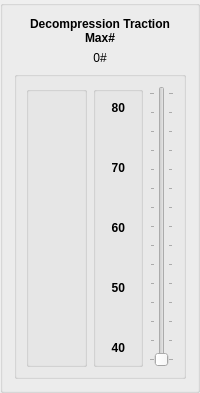
        <widget class="QGroupBox" name="groupBox_82">
         <property name="maximumSize">
          <size>
           <width>350</width>
           <height>16777215</height>
          </size>
         </property>
         <property name="title">
          <string/>
         </property>
         <layout class="QVBoxLayout" name="verticalLayout_74">
          <item>
           <widget class="QLabel" name="axialPressureTitleLbl_8">
            <property name="font">
             <font>
              <family>Arial</family>
              <weight>75</weight>
              <bold>true</bold>
             </font>
            </property>
            <property name="text">
             <string>Decompression Traction Max#</string>
            </property>
            <property name="alignment">
             <set>Qt::AlignCenter</set>
            </property>
            <property name="wordWrap">
             <bool>true</bool>
            </property>
           </widget>
          </item>
          <item>
           <widget class="QLabel" name="ACDaxialPressureLbl_6">
            <property name="font">
             <font>
              <family>Arial</family>
             </font>
            </property>
            <property name="text">
             <string>0#</string>
            </property>
            <property name="alignment">
             <set>Qt::AlignCenter</set>
            </property>
           </widget>
          </item>
          <item>
           <widget class="QGroupBox" name="groupBox_83">
            <property name="title">
             <string/>
            </property>
            <layout class="QHBoxLayout" name="horizontalLayout_41">
             <item>
              <widget class="QGroupBox" name="groupBox_103">
               <property name="maximumSize">
                <size>
                 <width>100</width>
                 <height>16777215</height>
                </size>
               </property>
               <property name="title">
                <string/>
               </property>
               <layout class="QVBoxLayout" name="verticalLayout_75">
                <item>
                 <widget class="QLabel" name="forward_axial_flexion_button">
                  <property name="maximumSize">
                   <size>
                    <width>75</width>
                    <height>75</height>
                   </size>
                  </property>
                  <property name="text">
                   <string/>
                  </property>
                  <property name="pixmap">
                   <pixmap>../media/images/buttons/up_1.png</pixmap>
                  </property>
                  <property name="scaledContents">
                   <bool>true</bool>
                  </property>
                 </widget>
                </item>
                <item>
                 <widget class="QLabel" name="reverse_axial_flexion_button">
                  <property name="maximumSize">
                   <size>
                    <width>75</width>
                    <height>75</height>
                   </size>
                  </property>
                  <property name="text">
                   <string/>
                  </property>
                  <property name="pixmap">
                   <pixmap>../media/images/buttons/down_1.png</pixmap>
                  </property>
                  <property name="scaledContents">
                   <bool>true</bool>
                  </property>
                 </widget>
                </item>
               </layout>
              </widget>
             </item>
             <item>
              <widget class="QGroupBox" name="groupBox_104">
               <property name="maximumSize">
                <size>
                 <width>50</width>
                 <height>16777215</height>
                </size>
               </property>
               <property name="title">
                <string/>
               </property>
               <layout class="QVBoxLayout" name="verticalLayout_76">
                <item>
                 <widget class="QLabel" name="Lbl_15">
                  <property name="maximumSize">
                   <size>
                    <width>20</width>
                    <height>20</height>
                   </size>
                  </property>
                  <property name="font">
                   <font>
                    <family>Arial</family>
                    <weight>75</weight>
                    <bold>true</bold>
                   </font>
                  </property>
                  <property name="text">
                   <string>80</string>
                  </property>
                  <property name="alignment">
                   <set>Qt::AlignRight|Qt::AlignTop|Qt::AlignTrailing</set>
                  </property>
                 </widget>
                </item>
                <item>
                 <spacer name="verticalSpacer_17">
                  <property name="orientation">
                   <enum>Qt::Vertical</enum>
                  </property>
                  <property name="sizeHint" stdset="0">
                   <size>
                    <width>20</width>
                    <height>40</height>
                   </size>
                  </property>
                 </spacer>
                </item>
                <item>
                 <widget class="QLabel" name="Lbl_94">
                  <property name="maximumSize">
                   <size>
                    <width>20</width>
                    <height>20</height>
                   </size>
                  </property>
                  <property name="font">
                   <font>
                    <family>Arial</family>
                    <weight>75</weight>
                    <bold>true</bold>
                   </font>
                  </property>
                  <property name="text">
                   <string>70</string>
                  </property>
                  <property name="alignment">
                   <set>Qt::AlignRight|Qt::AlignTop|Qt::AlignTrailing</set>
                  </property>
                 </widget>
                </item>
                <item>
                 <spacer name="verticalSpacer_18">
                  <property name="orientation">
                   <enum>Qt::Vertical</enum>
                  </property>
                  <property name="sizeHint" stdset="0">
                   <size>
                    <width>20</width>
                    <height>40</height>
                   </size>
                  </property>
                 </spacer>
                </item>
                <item>
                 <widget class="QLabel" name="Lbl_189">
                  <property name="maximumSize">
                   <size>
                    <width>20</width>
                    <height>20</height>
                   </size>
                  </property>
                  <property name="font">
                   <font>
                    <family>Arial</family>
                    <weight>75</weight>
                    <bold>true</bold>
                   </font>
                  </property>
                  <property name="text">
                   <string>60</string>
                  </property>
                  <property name="alignment">
                   <set>Qt::AlignRight|Qt::AlignTop|Qt::AlignTrailing</set>
                  </property>
                 </widget>
                </item>
                <item>
                 <spacer name="verticalSpacer_19">
                  <property name="orientation">
                   <enum>Qt::Vertical</enum>
                  </property>
                  <property name="sizeHint" stdset="0">
                   <size>
                    <width>20</width>
                    <height>40</height>
                   </size>
                  </property>
                 </spacer>
                </item>
                <item>
                 <widget class="QLabel" name="Lbl_190">
                  <property name="sizePolicy">
                   <sizepolicy hsizetype="Preferred" vsizetype="Preferred">
                    <horstretch>0</horstretch>
                    <verstretch>0</verstretch>
                   </sizepolicy>
                  </property>
                  <property name="maximumSize">
                   <size>
                    <width>20</width>
                    <height>20</height>
                   </size>
                  </property>
                  <property name="font">
                   <font>
                    <family>Arial</family>
                    <weight>75</weight>
                    <bold>true</bold>
                   </font>
                  </property>
                  <property name="text">
                   <string>50</string>
                  </property>
                  <property name="alignment">
                   <set>Qt::AlignRight|Qt::AlignTop|Qt::AlignTrailing</set>
                  </property>
                 </widget>
                </item>
                <item>
                 <spacer name="verticalSpacer_20">
                  <property name="orientation">
                   <enum>Qt::Vertical</enum>
                  </property>
                  <property name="sizeHint" stdset="0">
                   <size>
                    <width>20</width>
                    <height>40</height>
                   </size>
                  </property>
                 </spacer>
                </item>
                <item>
                 <widget class="QLabel" name="Lbl_191">
                  <property name="maximumSize">
                   <size>
                    <width>20</width>
                    <height>20</height>
                   </size>
                  </property>
                  <property name="font">
                   <font>
                    <family>Arial</family>
                    <weight>75</weight>
                    <bold>true</bold>
                   </font>
                  </property>
                  <property name="text">
                   <string extracomment="10">40</string>
                  </property>
                  <property name="alignment">
                   <set>Qt::AlignRight|Qt::AlignTop|Qt::AlignTrailing</set>
                  </property>
                 </widget>
                </item>
               </layout>
              </widget>
             </item>
             <item>
              <widget class="QSlider" name="axial_flexion_position_slider">
               <property name="font">
                <font>
                 <family>Arial</family>
                </font>
               </property>
               <property name="minimum">
                <number>10</number>
               </property>
               <property name="maximum">
                <number>80</number>
               </property>
               <property name="singleStep">
                <number>1</number>
               </property>
               <property name="pageStep">
                <number>5</number>
               </property>
               <property name="value">
                <number>10</number>
               </property>
               <property name="sliderPosition">
                <number>10</number>
               </property>
               <property name="orientation">
                <enum>Qt::Vertical</enum>
               </property>
               <property name="tickPosition">
                <enum>QSlider::TicksBothSides</enum>
               </property>
               <property name="tickInterval">
                <number>5</number>
               </property>
              </widget>
             </item>
            </layout>
           </widget>
          </item>
         </layout>
        </widget>
